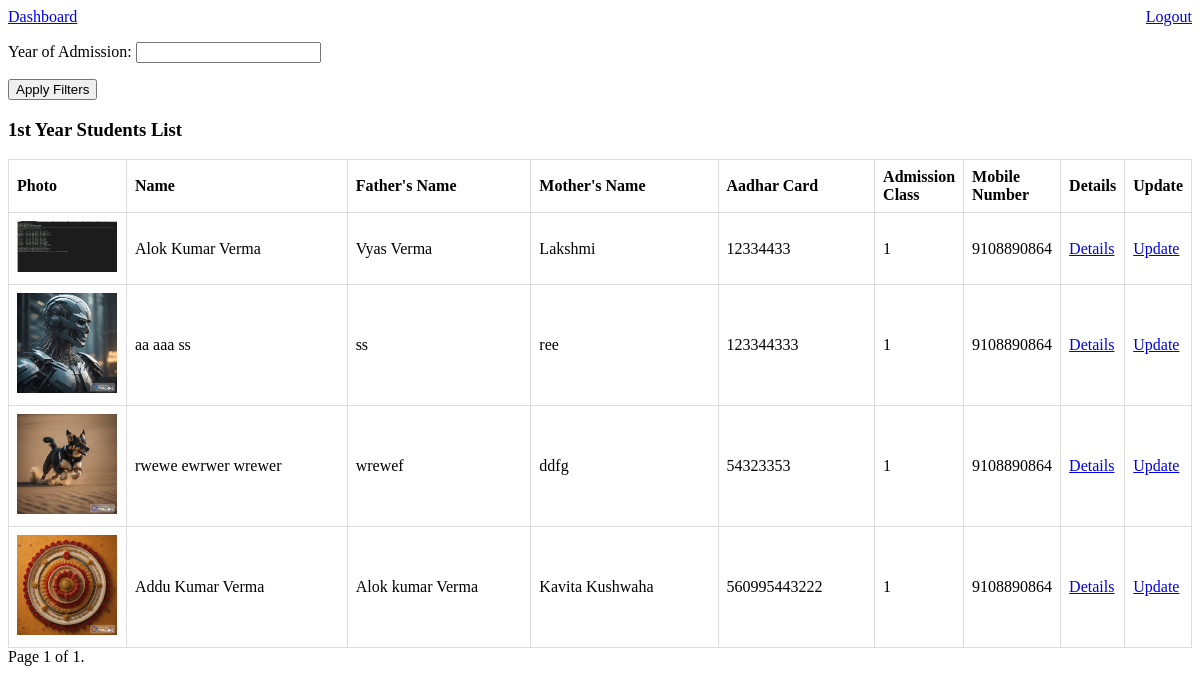
Before: /student-list/first_year/ (signed in) with the older database file.
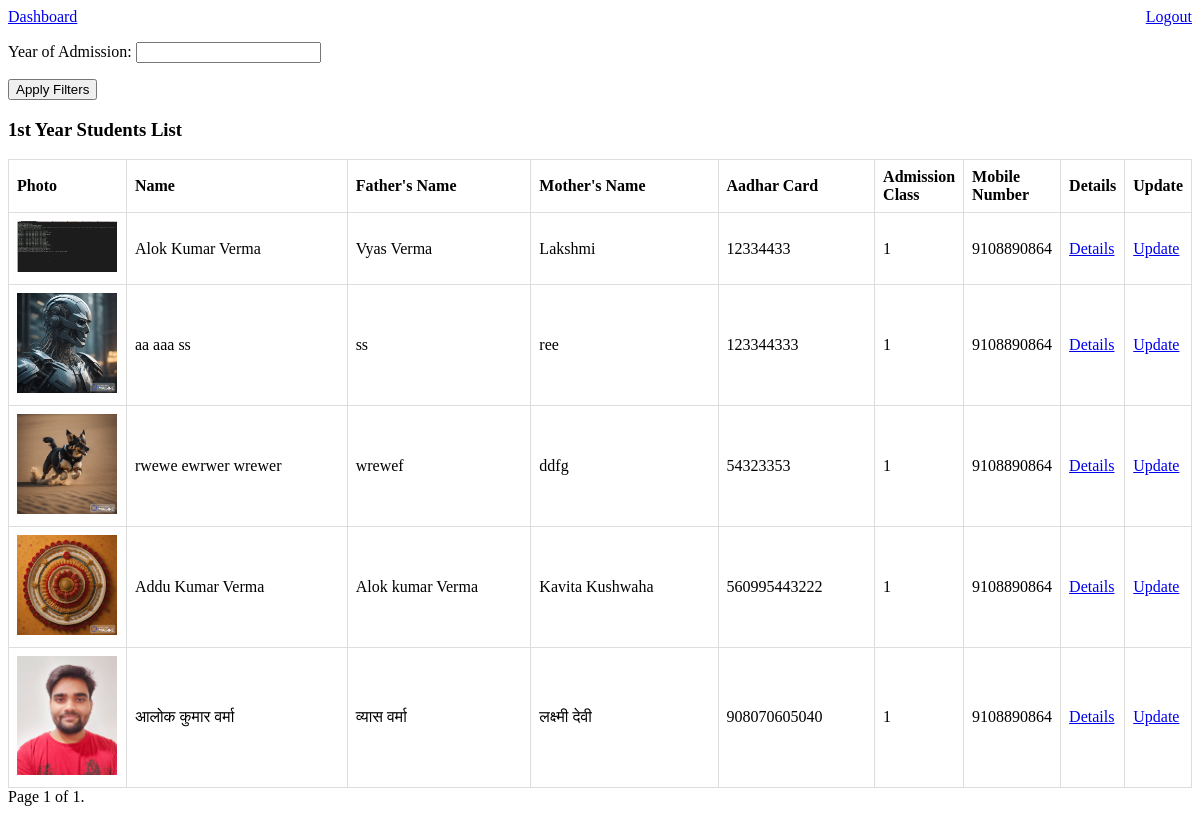
After: the same page with the newer database file.
### admissionapp/models.py (models this page shows)
class AdmissionForm(models.Model):
    first_name = models.CharField(max_length=50)
    middle_name = models.CharField(max_length=50, blank=True,)
    last_name = models.CharField(max_length=50, blank=True,)
    father_name = models.CharField(max_length=100)
    mother_name = models.CharField(max_length=100)
    photo = models.ImageField(upload_to='admission_photos/')
    marks_10th = models.DecimalField(max_digits=5, decimal_places=2)
    marks_12th = models.DecimalField(max_digits=5, decimal_places=2)
    admission_batch = models.CharField(max_length=20)
    school_details_12th = models.TextField()
    school_details_10th = models.TextField()
    address = models.TextField()
    pass_out_year_12th = models.IntegerField()
    pass_out_year_10th = models.IntegerField()
    admission_date = models.DateField()
    caste = models.CharField(max_length=20)
    roll_number_12th = models.CharField(max_length=20)
    roll_number_10th = models.CharField(max_length=20)
    aadhar_number = models.CharField(max_length=12, unique=True)
    mobile_number = models.CharField(max_length=10)
    date_of_birth = models.DateField()
    subjects = models.CharField(max_length=1000)
    registration_number = models.CharField(max_length=20, blank=True,)
    def __str__(self):
        return f"{self.first_name} {self.last_name}"

### student_list/views.py (the view)
# urls.py: path('first_year/', views.first_year, name='first_year'),
@login_required
def first_year(request):
    first_year_students = AdmissionForm.objects.filter(admission_batch='1')
    print(first_year_students)
    year_filter_form = AdmissionYearFilterForm(request.GET)
    if year_filter_form.is_valid():
        admission_year = year_filter_form.cleaned_data.get('admission_year')
        if admission_year:
            first_year_students = first_year_students.filter(admission_date__year=admission_year)
    page = request.GET.get('page')
    paginator = Paginator(first_year_students, 20)  # Display 10 students per page, you can adjust this number as needed
    first_year_students = paginator.get_page(page)
    context = {
        'first_year_students': first_year_students,
        'year_filter_form': year_filter_form,
    }
    return render(request, 'student_list/first_year.html', context)

### student_list/forms.py
class AdmissionYearFilterForm(forms.Form):
    admission_year = forms.IntegerField(label='Year of Admission', required=False)

### student_list/templates/student_list/first_year.html (shortened to what this page needs)
<!DOCTYPE html>
<html>
<head>
</head>
<body>
    <a href="{% url 'dashboardpage' %}">Dashboard</a>
    <a href="{% url 'logout' %}?next=/loginapp/logout/" style="float: right;">Logout</a>
    <form method="get">
        {{ year_filter_form.as_p }}
        <button type="submit">Apply Filters</button>
    </form>
    <h3>1st Year Students List</h3>
    <table>
        <thead>
            <tr>
                <th class="photo-column">Photo</th>
                <th class="name-column">Name</th>
                <th class="father-name-column">Father's Name</th>
                <th class="mother-name-column">Mother's Name</th>
                <th class="aadhar-column">Aadhar Card</th>
                <th class="admission-class-column">Admission Class</th>
                <th class="mobile-number-column">Mobile Number</th>
                <th>Details</th>
                <th>Update</th>
            </tr>
        </thead>
        <tbody>
            {% for student in first_year_students %}
                <tr>
                    <td class="photo-column"><img src="{{ student.photo.url }}" alt="{{ student.first_name }} {{ student.last_name }} Photo" width="100"></td>
                    <td class="name-column">{{ student.first_name }} {{ student.middle_name }} {{ student.last_name }}</td>
                    <td class="father-name-column">{{ student.father_name }}</td>
                    <td class="mother-name-column">{{ student.mother_name }}</td>
                    <td class="aadhar-column">{{ student.aadhar_number }}</td>
                    <td class="admission-class-column">{{ student.admission_batch}}</td>
                    <td class="mobile-number-column">{{ student.mobile_number }}</td>
                    <td><a href="{% url 'student_details' student.id %}">Details</a></td>
                    <td><a href="{% url 'update_student_first_year' student.id %}">Update</a></td>
                </tr>
            {% endfor %}
        </tbody>
    </table>
</body>
</html>
<div class="pagination">
    <span class="step-links">
        <span class="current-page">
            Page {{ first_year_students.number }} of {{ first_year_students.paginator.num_pages }}.
        </span>
    </span>
</div>

### student_list/templates/student_list/first_year.html (style rules this page uses)
table { border-collapse: collapse; width: 100%; }
th, td { border: 1px solid #ddd; padding: 8px; text-align: left; }
.photo-column { width: 10%; }
.name-column { width: 25%; }
.father-name-column { width: 20%; }
.mother-name-column { width: 20%; }
.aadhar-column { width: 15%; }

Changed rows visible on the page:
added AdmissionForm: photo (picture), first_name "आलोक", middle_name "कुमार", last_name "वर्मा", father_name "व्यास वर्मा", mother_name "लक्ष्मी देवी", aadhar_number "908070605040", admission_batch "1", mobile_number "9108890864"
